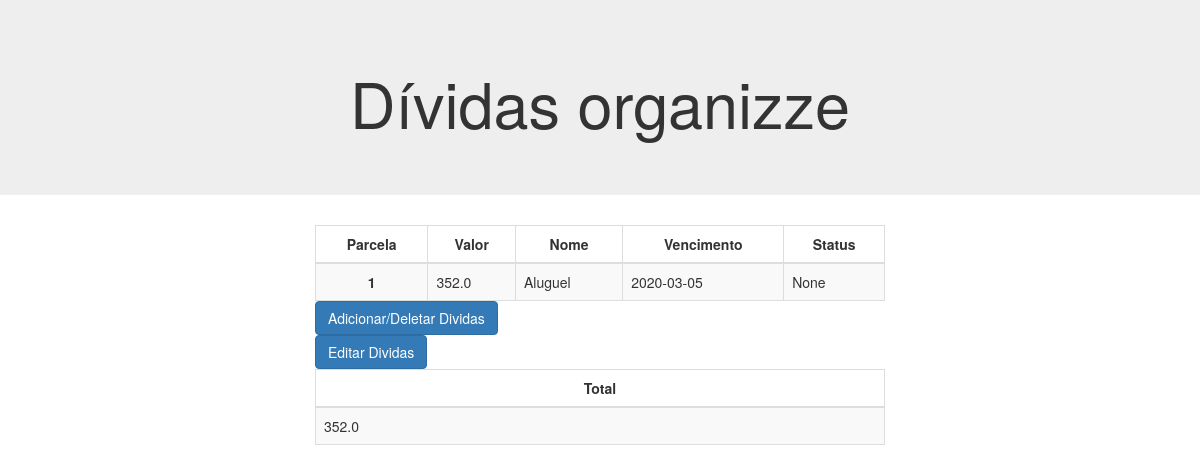
Before: / with the older database file.
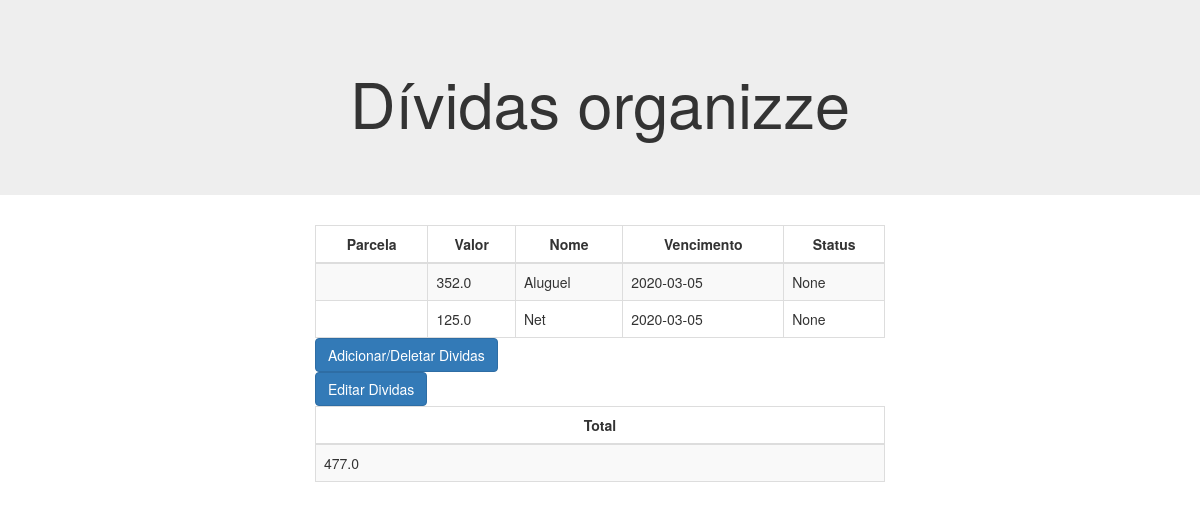
After: the same page with the newer database file.
### tables this page shows
CREATE TABLE "dados" (
	"nome"	TEXT,
	"parcelas"	INTEGER,
	"valor"	TEXT,
	"vencimento"	TEXT,
	"status"	TEXT
);

### Flask_app.py (the view)
@app.route('/',methods=['POST','GET'])
def index():
    msg = ''
    form = fields()
    name = conn.select_db()
    return render_template('home.html', form=form, msg=msg, names=name[0], total=name[1])

### conn.py (called while the page is built)
def select_db():
    with sql.connect("database.db") as con:
        cur = con.cursor()
        cur.execute("select * from dados")
        dados = cur.fetchall()
        total = str(sum([float(x[2]) for x in dados]))
    return [dados, total]

### templates/home.html (shortened to what this page needs)
<!DOCTYPE html>
<link rel="stylesheet" href="https://maxcdn.bootstrapcdn.com/bootstrap/3.3.7/css/bootstrap.min.css">
<link href="static/css/sb-admin-2.min.css" rel="stylesheet">
<html>
	<body>
	<div class="jumbotron text-center">
			<h1>Dívidas organizze</h1>
	</div>
	<div class="col-md-6 col-md-offset-3">
		<table id="example" class="table table-striped table-bordered">
        <thead>
			<tr>
			  <th scope="col">Parcela</th>
			  <th scope="col">Valor</th>
			  <th scope="col">Nome</th>
			  <th scope="col">Vencimento</th>
			  <th scope="col">Status</th>
			</tr>
		</thead>
		<tbody>
			{% for name in names %}
				<tr>
				  <th scope="row">{{name[1]}}</th>
				  <td>{{name[2]}}</td>
				  <td>{{name[0]}}</td>
				  <td>{{name[3]}}</td>
				  <td>{{name[4]}}</td>
				</tr>
			{% endfor %}
		</tbody>
		</table>
		<form action="/add_divida" method="post">
			<button type="submit" class="btn btn-primary">Adicionar/Deletar Dividas</button>
		</form>
		<form action="/edit_divida" method="post">
			<button type="submit" class="btn btn-primary">Editar Dividas</button>
		</form>
	</div>
	<div class="col-md-6 col-md-offset-3">
		<table id="example" class="table table-striped table-bordered">
        <thead>
			<tr>
			  <th scope="col">Total</th>
			</tr>
		</thead>
		<tbody>
				<tr>
				  <td>{{total}}</td>
				</tr>
		</tbody>
		</table>
	</div>
	</body>
</html>

Changed rows visible on the page:
changed dados "Aluguel": parcelas "1" → (not shown)
added dados: valor "125.0", nome "Net", vencimento "2020-03-05", name "None"
Other visible differences:
{{ total }}: "352.0" → "477.0"
